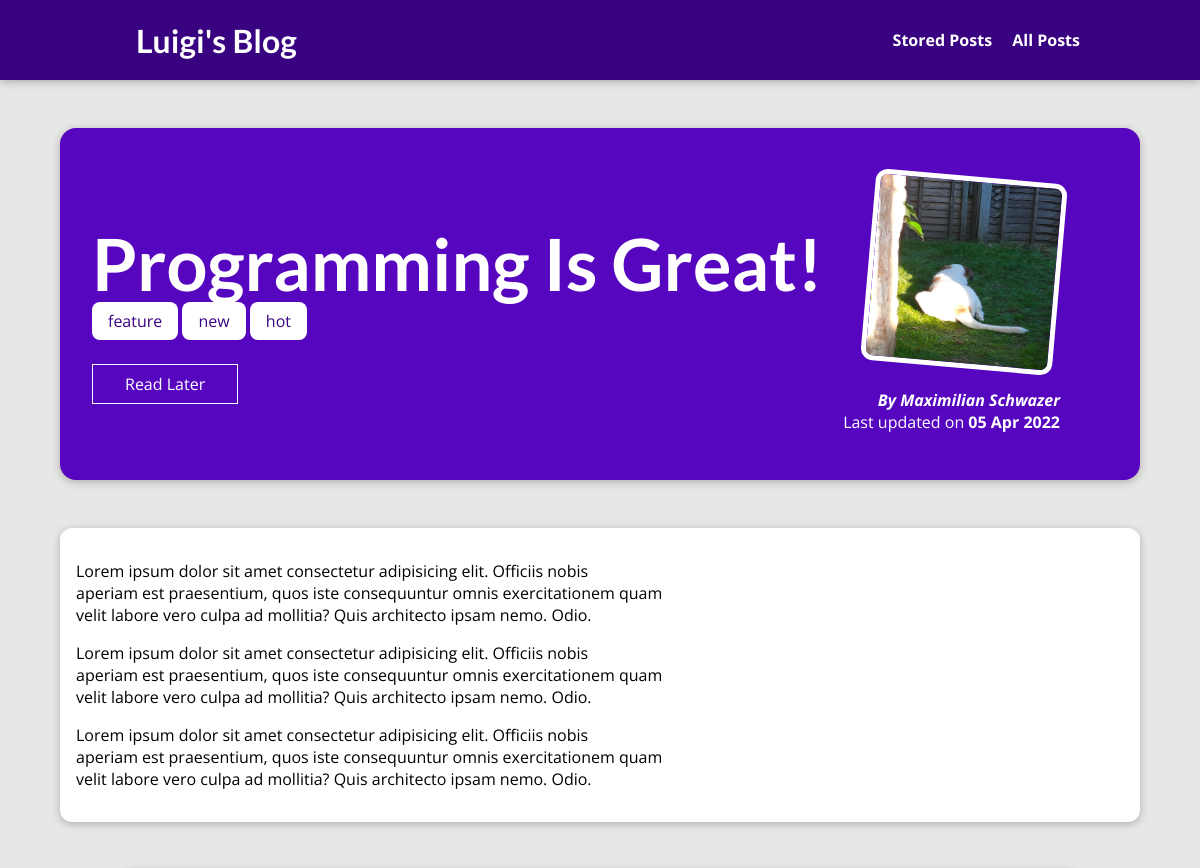
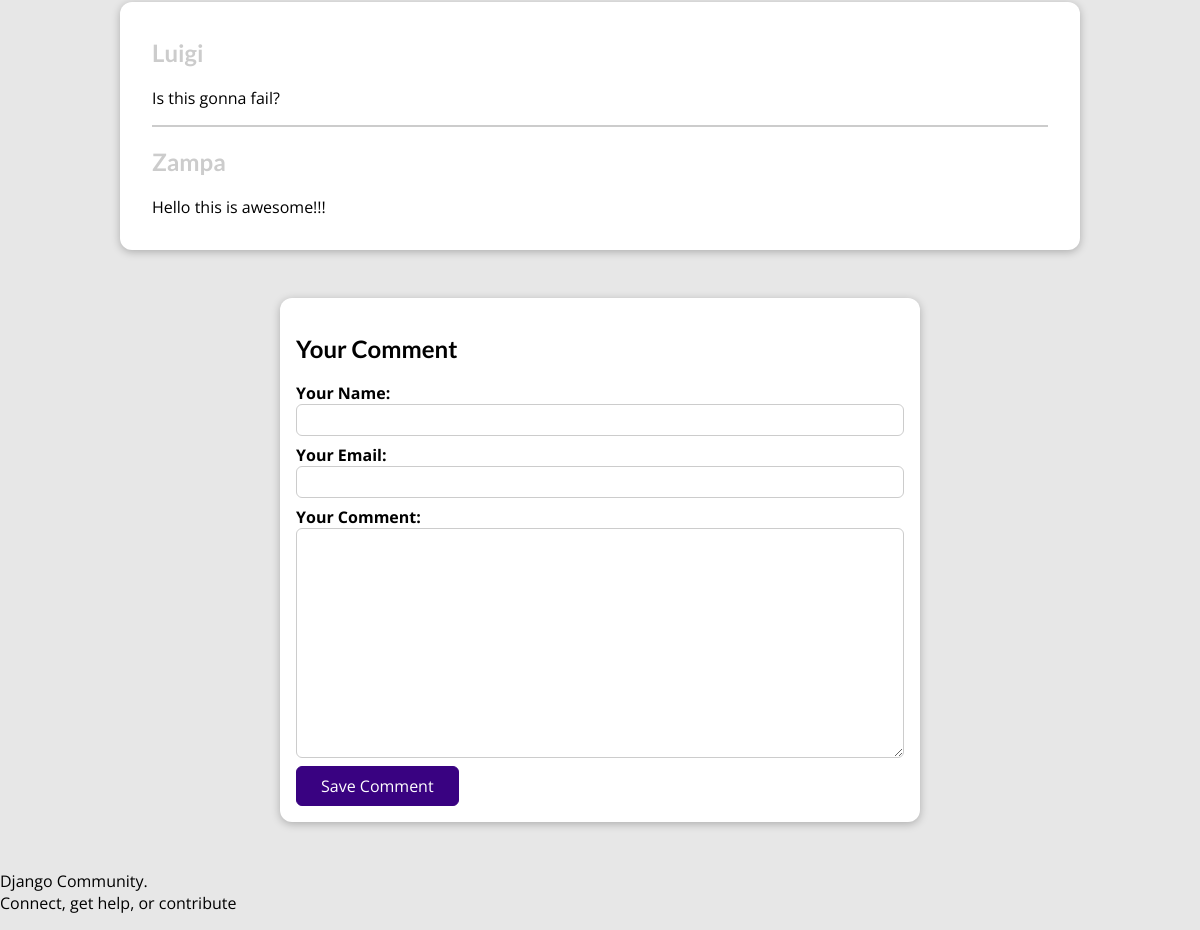
The page /posts/programming-is-great on the database its author committed (2 pictures, top to bottom).
### blog/models.py (models this page shows, shortened)
class Post(models.Model):
    title = models.CharField(max_length=150)
    excerpt = models.CharField(max_length=200)
    image = models.ImageField(upload_to="posts", null=True)
    date = models.DateField(auto_now=True)
    slug = models.SlugField(unique=True, db_index=True)
    content = models.TextField(validators=[MinLengthValidator(10)])
    author = models.ForeignKey(
        Author, on_delete=models.SET_NULL, null=True, related_name="posts"
    )
    tags = models.ManyToManyField(Tag)

class Tag(models.Model):
    caption = models.CharField(max_length=20)

class Author(models.Model):
    first_name = models.CharField(max_length=100)
    last_name = models.CharField(max_length=100)
    email_address = models.EmailField()
    def full_name(self):
        return f"{self.first_name} {self.last_name}"
    def __str__(self):
        return self.full_name()

class Comment(models.Model):
    user_name = models.CharField(max_length=120)
    user_email = models.EmailField()
    text = models.TextField(400)
    post = models.ForeignKey(Post, on_delete=models.CASCADE, related_name="comments")

### blog/views.py (the view, shortened to what this page needs)
# urls.py: path("posts/<slug:slug>", views.SinglePostView.as_view(), name="post-detail-page"),
class SinglePostView(View):
    def is_stored_post(self, request, post_id):
        stored_posts = request.session.get("stored_posts")
        if stored_posts is not None:
            is_saved_for_later = post_id in stored_posts
        else:
            is_saved_for_later = False
        return is_saved_for_later
    def get(self, request, slug):
        post = Post.objects.get(slug=slug)
        context = {
            "post": post,
            "post_tags": post.tags.all(),
            "comment_form": CommentForm(),
            "comments": post.comments.all().order_by("-id"),
            "saved_for_later": self.is_stored_post(request, post.id),
        }
        return render(request, "blog/post-detail.html", context)

### blog/forms.py
class CommentForm(forms.ModelForm):
    class Meta:
        model = Comment
        exclude = ["post"]
        labels = {
            "user_name": "Your Name",
            "user_email": "Your Email",
            "text": "Your Comment",
        }

### blog/templates/blog/post-detail.html (shortened to what this page needs)
{% extends "base.html" %}
{% load static %}
{% block css_files %}
    <link rel="stylesheet" href="{% static "blog/post-detail.css" %}" type="text/css" media="screen" />
{% endblock %}
{% block content %}
    <section id="summary">
        <h2>{{ post.title }}</h2>
        <div>
            {% for tag in post_tags %}
                <span class="tag">{{ tag.caption }}</span>
            {% endfor %}
        </div>
        <div id="read-later">
            <form method="POST" id="" action="{% url "read-later" %}">
                <button>
                    {% if saved_for_later %}
                        Remove from "Read Later" List
                    {% else %}
                        Read Later
                    {% endif %}
                </button>
            </form>
        </div>
        <article>
            <img src="{{ post.image.url }}" alt="{{ post.title }}" />
            <address>By <a href="mailto:{{ post.author.email_address }}">{{ post.author }}</a></address>
            <div>
                Last updated on <time>{{ post.date|date:"d M Y" }}</time>
            </div>
        </article>
    </section>
    <main>
        {{ post.content|linebreaks }}
    </main>
    <section id="comments">
        <ul>
            {% for comment in comments %}
                <li>
                    <h2>{{ comment.user_name}}</h2>
                    <p>{{ comment.text|linebreaks }}</p>
                </li>
            {% endfor %}
        </ul>
    </section>
    <section id="comment-form">
        <h2>Your Comment</h2>
        <form method="POST" action="{% url 'post-detail-page' post.slug %}">
            {% for form_field in comment_form %}
                <div class="form-control {% if form_field.errors %}invalid{% endif %}" >
                    {{ form_field.label_tag }}
                    {{ form_field }}
                </div>
            {% endfor %}
            <button>Save Comment</button>
        </form>
    </section>
{% endblock %}

### static/app.css (style rules this page uses)
* { box-sizing: border-box; }
html { font-family: 'Open Sans', 'Lato', sans-serif; }
body { margin: 0; }
h1, h2, h3 { font-family: 'Lato', sans-serif; font-weight: bold; }

### blog/static/blog/post-detail.css (style rules this page uses)
body { background-color: #e7e7e7; }
#summary { margin: 8rem auto 3rem auto; padding: 2rem; width: 90%; max-width: 90rem; border-radius: 16px; background-color: #5706c0; position: relative; box-shadow: 0 2px 8px rgba(0, 0, 0, 0.25); height: 22rem; }
#summary h2 { color: white; font-size: 4.5rem; margin-bottom: 0.25rem; }
#summary article { position: absolute; top: 2rem; right: 3rem; padding: 1rem 2rem; border-radius: 12px; text-align: right; color: white; }
#summary article img { width: 12rem; height: 12rem; border-radius: 12px; transform: rotateZ(5deg); border: 5px solid white; margin-bottom: 1rem; }
#summary address { font-weight: bold; }
#summary a { color: white; text-decoration: none; }
#summary time { font-weight: bold; }
#read-later { margin: 2rem 0; }
#read-later button { background-color: transparent; border: 1px solid white; padding: 0.5rem 2rem; font: inherit; color: white; }
main { width: 90%; max-width: 90rem; margin: 3rem auto; background-color: white; padding: 1rem; border-radius: 12px; box-shadow: 0 2px 8px rgba(0, 0, 0, 0.25); }
.tag { background-color: white; color: #390281; padding: 0.5rem 1rem; border-radius: 8px; }
#comment-form { margin: 3rem auto; width: 90%; max-width: 40rem; border-radius: 12px; background-color: white; box-shadow: 0 2px 8px rgba(0,0,0,0.25); padding: 1rem; }
#comment-form button { font: inherit; background-color: #390281; color: white; border: 1px solid #390281; padding: 0.5rem 1.5rem; border-radius: 6px; cursor: pointer; }
.form-control { margin-bottom: 1rem; }
.form-control { font-weight: bold; margin-bottom: 0.5rem; display: block; }
.form-control input, .form-control textarea { display: block; width: 100%; font: inherit; padding: 0.25rem; border-radius: 6px; border: 1px solid #ccc; }
#comments { margin: 3rem auto; width: 90%; max-width: 60rem; border-radius: 12px; background-color: white; box-shadow: 0 2px 8px rgba(0,0,0,0.25); padding: 1rem 2rem; }
#comments ul { list-style: none; margin: 0; padding: 0; }
#comments li { margin-bottom: 1rem; border-bottom: 2px solid #ccc; }
#comments li:last-of-type { border-bottom: none; }
#comments h2 { color: #ccc }

### rows shown on the page
Post: title "Programming Is Great!", image (picture), author "Maximilian Schwazer", date "05 Apr 2022", content "Lorem ipsum dolor sit amet consectetur adipisicing elit. Officiis nobis aperiam est praesentium, quos iste consequuntur omnis exercitationem quam velit labore vero culpa ad mollitia? Quis architecto ipsam nemo. Odio. Lorem ipsum dolor sit amet consectetur adipisicing elit. Officiis nobis aperiam est praesentium, quos iste consequuntur omnis exercitationem quam velit labore vero culpa ad mollitia? Quis architecto ipsam nemo. Odio. Lorem ipsum dolor sit amet consectetur adipisicing elit. Officiis nobis aperiam est praesentium, quos iste consequuntur omnis exercitationem quam velit labore vero culpa ad mollitia? Quis architecto ipsam nemo. Odio."
Tag: caption "feature"
Tag: caption "new"
Tag: caption "hot"
Comment: user_name "Luigi", text "Is this gonna fail?"
Comment: user_name "Zampa", text "Hello this is awesome!!!"
